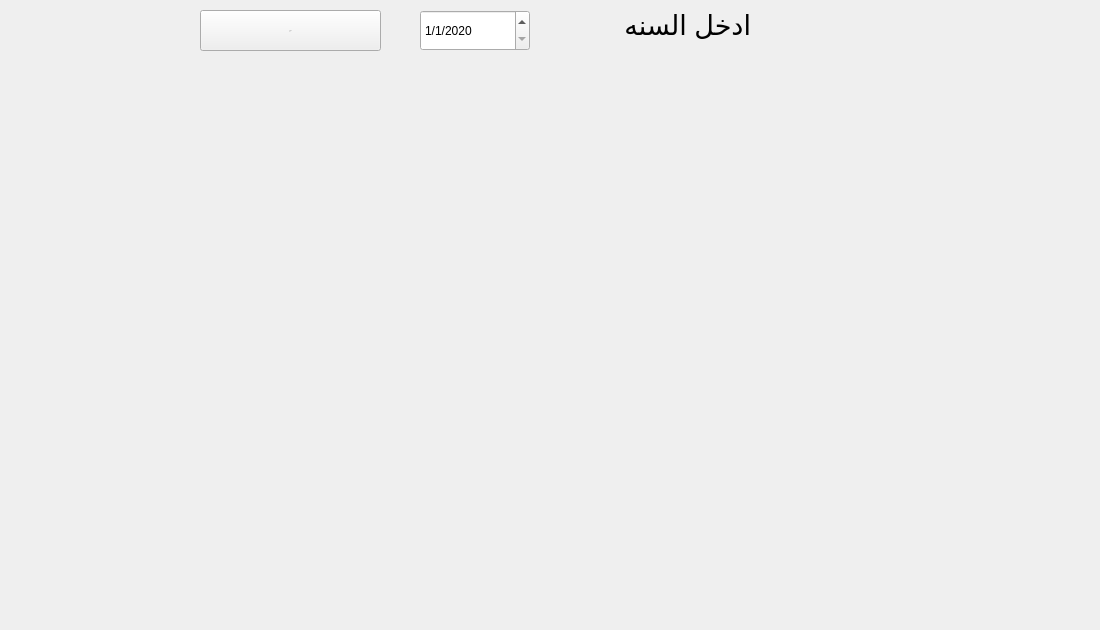
    <widget class="QWidget" name="tab_4">
     <attribute name="title">
      <string>Page</string>
     </attribute>
     <widget class="PlotWidget" name="widget" native="true">
      <property name="geometry">
       <rect>
        <x>10</x>
        <y>60</y>
        <width>1081</width>
        <height>561</height>
       </rect>
      </property>
     </widget>
     <widget class="QPushButton" name="pushButton_47">
      <property name="geometry">
       <rect>
        <x>200</x>
        <y>10</y>
        <width>181</width>
        <height>41</height>
       </rect>
      </property>
      <property name="font">
       <font>
        <pointsize>-1</pointsize>
       </font>
      </property>
      <property name="text">
       <string>عرض</string>
      </property>
     </widget>
     <widget class="QDateEdit" name="dateEdit_7">
      <property name="geometry">
       <rect>
        <x>420</x>
        <y>10</y>
        <width>110</width>
        <height>41</height>
       </rect>
      </property>
      <property name="displayFormat">
       <string>M/d/yyyy</string>
      </property>
      <property name="date">
       <date>
        <year>2020</year>
        <month>1</month>
        <day>1</day>
       </date>
      </property>
     </widget>
     <widget class="QLabel" name="label_65">
      <property name="geometry">
       <rect>
        <x>610</x>
        <y>10</y>
        <width>141</width>
        <height>31</height>
       </rect>
      </property>
      <property name="font">
       <font>
        <family>Segoe UI</family>
        <pointsize>20</pointsize>
       </font>
      </property>
      <property name="text">
       <string>ادخل السنه</string>
      </property>
     </widget>
    </widget>
